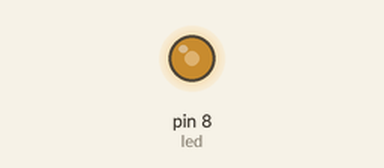
A sketch run on a simulated Arduino Uno, built with avr-gcc and run on an emulated ATmega328P. On the bench: output pins drawn as LEDs (lit = HIGH).

Above: at 0.3 s.
Timing chart, 0 to 40.0 s (numbered marks = the images above):
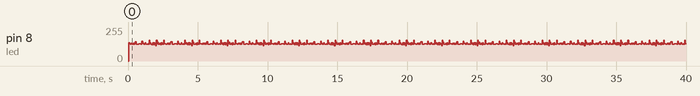

The sketch:

3_Parpadeo_sin_delay.ino
```cpp
int led=8;
int estado=LOW;
int tiempo;

void setup() {
  pinMode(led,OUTPUT);
}

void loop() {
  digitalWrite(led,estado);
  tiempo=millis();
  if(tiempo%2==0){
    if(estado==LOW){estado=HIGH;}
    else {estado=LOW;}
  }
}
```
